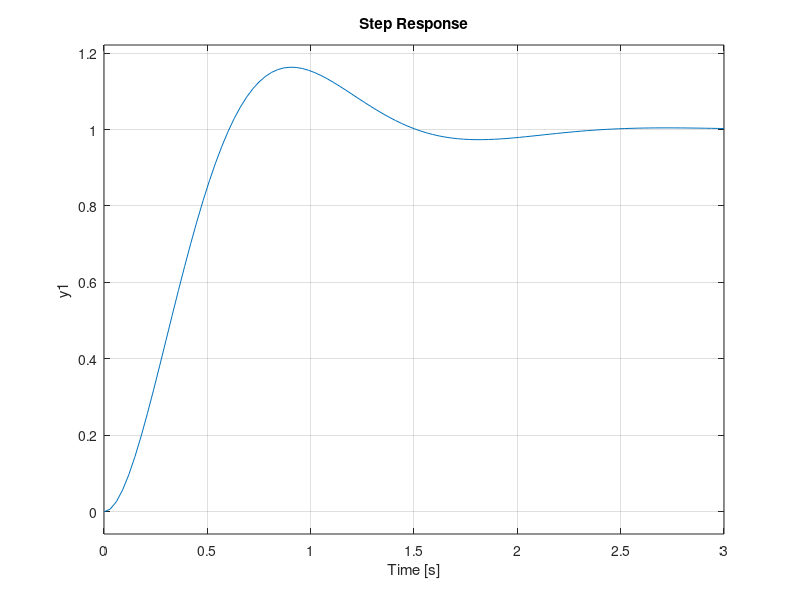

Write the MATLAB code that produced this figure. (Note: this script raises an error after producing the figure.)
% define transfer functions
s = tf('s');
C =@(Kp,a) Kp*(s + a)/s;
G = tf(1,[1 8 15])
% define parameter combinations
Kp = 8:2:14;
a = 3;

P = tf(16,[1,4,16])

% create figure
figure
ah = axes;
hold(ah,'on');
step(P)
stepinfo(P)
[y,t]=step(P);
sserror = abs(1-y(end))
% loop through given combinations of Kp and Ki
for ik = 1:length(Kp)
    H = feedback(C(Kp(ik),a)*G,1);
    step(H)
    stepinfo(H)
    [y,t]=step(H);
    sserror = abs(1-y(end))
end
% create cell array of legend entries
cLegend = arrayfun(@(Kp) sprintf('Kp = %i, a = 3',Kp),Kp,'UniformOutput',false);
% add legend to figure
legend(ah,cLegend)